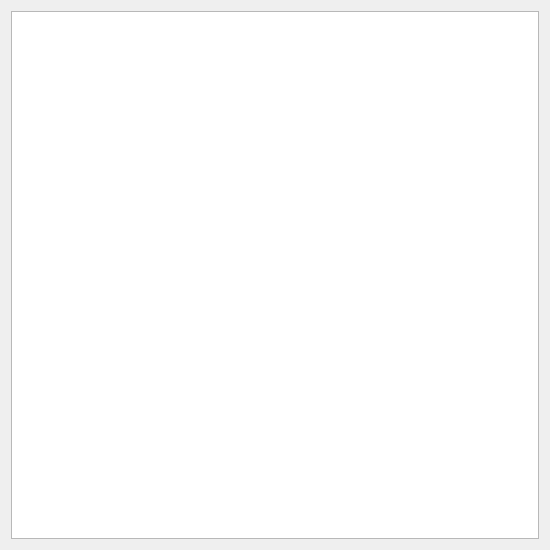
<?xml version="1.0" encoding="UTF-8"?>
<ui version="4.0">
 <class>Form</class>
 <widget class="QWidget" name="Form">
  <property name="geometry">
   <rect>
    <x>0</x>
    <y>0</y>
    <width>550</width>
    <height>550</height>
   </rect>
  </property>
  <property name="minimumSize">
   <size>
    <width>550</width>
    <height>550</height>
   </size>
  </property>
  <property name="maximumSize">
   <size>
    <width>600</width>
    <height>600</height>
   </size>
  </property>
  <property name="windowTitle">
   <string>Form</string>
  </property>
  <layout class="QHBoxLayout" name="horizontalLayout">
   <item>
    <widget class="QTextBrowser" name="textBrowser"/>
   </item>
  </layout>
 </widget>
 <resources/>
 <connections/>
</ui>
